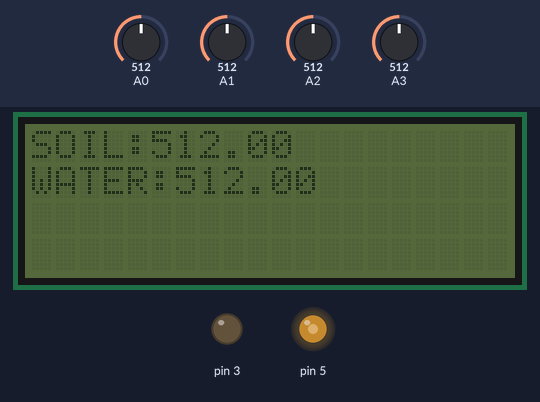
A sketch run on a simulated Arduino Uno, built with avr-gcc and run on an emulated ATmega328P. On the bench: 20×4 character LCD, output pins drawn as LEDs (lit = HIGH). The inputs (shaded band) are chosen by the test bench; at power-on: A1 = 512, A0 = 512, A2 = 512, A3 = 512. Pins used as bus, display or sensor lines are not drawn.

Above: at 2.0 s.
2.1 s: A1 set to 716
At 3.7 s:
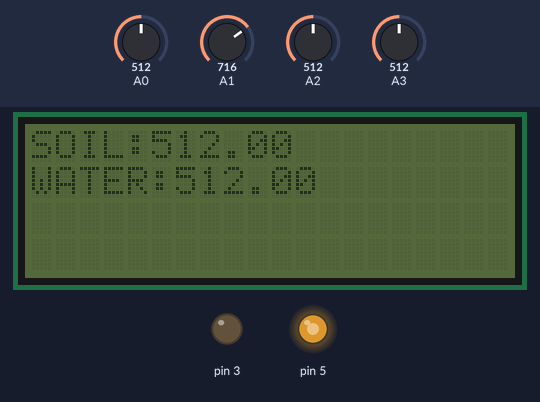
4.0 s: A0 set to 810
At 5.3 s:
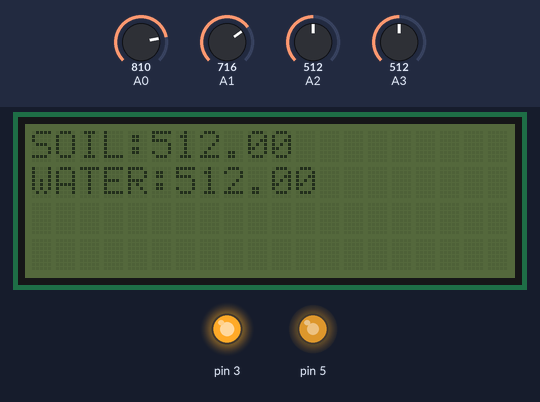
5.7 s: A1 set to 810
At 6.8 s:
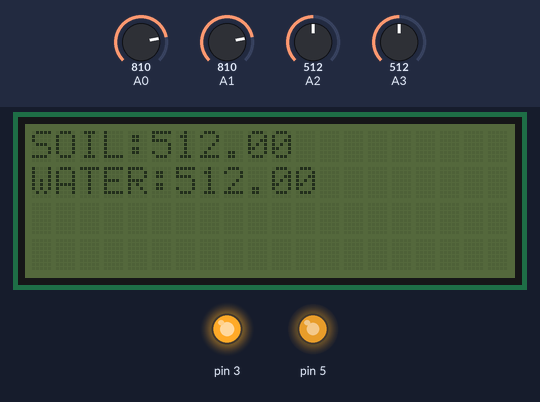
7.4 s: A0 set to 790
At 8.4 s:
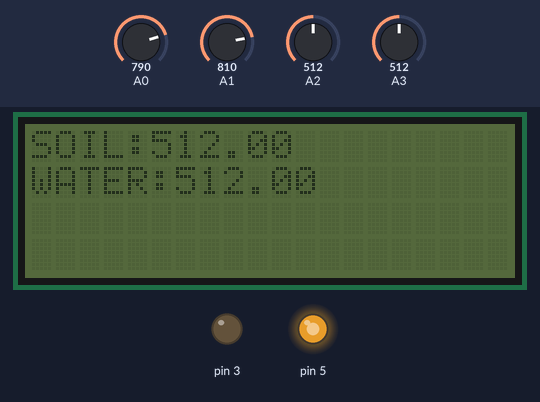
9.1 s: A2 set to 716
At 9.9 s:
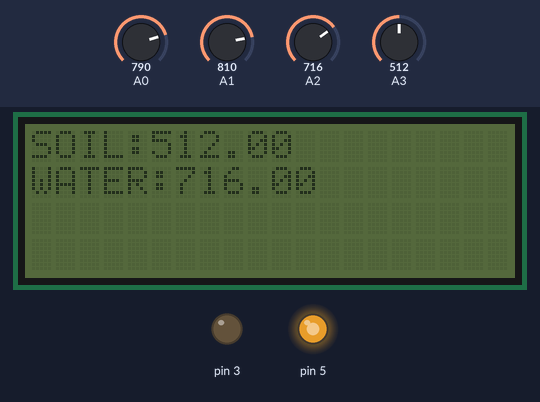
10.8 s: A3 set to 716
At 11.4 s:
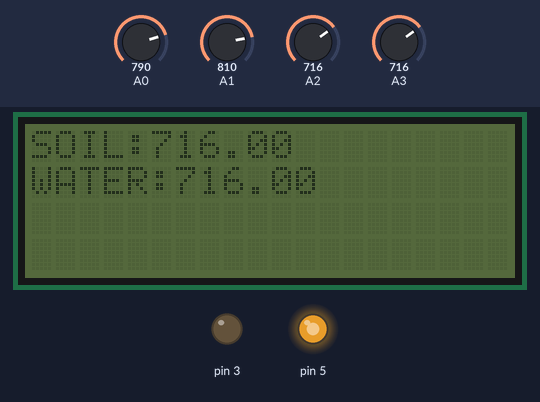
Timing chart, 0 to 13.5 s (numbered marks = the images above; inputs shaded):
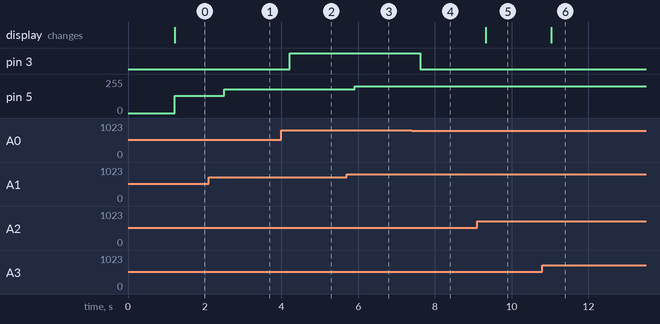

The sketch:

auto_watering.ino
```cpp
#include "inc/LiquidCrystal_I2C.h"

#include <Arduino.h>
#include <Wire.h>
#include <SoftwareSerial.h>

float potentiometer = 0;
float lighting_level = 0;
float night_light = 0;
float soil_moisture = 0;
float water_level = 0;

LiquidCrystal_I2C lcd(0x27,20,4);  // set the LCD address to 0x27 for a 16 chars and 2 line display

void _delay(float seconds) {
  long endTime = millis() + seconds * 1000;
  while(millis() < endTime) _loop();
}

void setup() {
  lcd.init();
  lcd.init();
  lcd.init();
  lcd.backlight();
  pinMode(A0+1,INPUT);
  pinMode(A0+0,INPUT);
  pinMode(A0+3,INPUT);
  pinMode(A0+2,INPUT);
  pinMode(3,OUTPUT);
  pinMode(5,OUTPUT);
  pinMode(6,OUTPUT);
  lcd.clear();
  lcd.setBacklight(0);
  lcd.setCursor(0,0);
  lcd.print("Hello");
  _delay(1);
  while(1) {
      potentiometer = analogRead(A0+1);
      night_light = map(lighting_level, 0, 1023, 0, 255);
      lighting_level = analogRead(A0+0);
      soil_moisture = analogRead(A0+3);
      water_level = analogRead(A0+2);
      lcd.setCursor(0,0);
      lcd.print(String("SOIL:") + String(soil_moisture));
      lcd.setCursor(0,1);
      lcd.print(String("WATER:") + String(water_level));
      analogWrite(3,night_light);
      analogWrite(5,potentiometer / 4);
      digitalWrite(6,1);
      if(analogRead(A0+0) > 800){
        digitalWrite(3,1);

      }else{
        digitalWrite(3,0);

      }
      if(water_level > 50){
        digitalWrite(6,0);
        _delay(0.2);

      }
      _delay(0.2);
      lcd.clear();

      _loop();
  }

}

void _loop() {
}

void loop() {
  _loop();
}
```

Measured:
- after the input at 2.1 s, pin 5: 128/255 → 179/255 after 0.40 s
- after the input at 4.0 s, pin 3: LOW → HIGH after 0.21 s
- after the input at 5.7 s, pin 5: 179/255 → 202/255 after 0.21 s
- after the input at 7.4 s, pin 3: HIGH → LOW after 0.22 s
- after the input at 9.1 s, the display: changes after 0.23 s (image 5)
- after the input at 10.8 s, the display: changes after 0.24 s (image 6)
